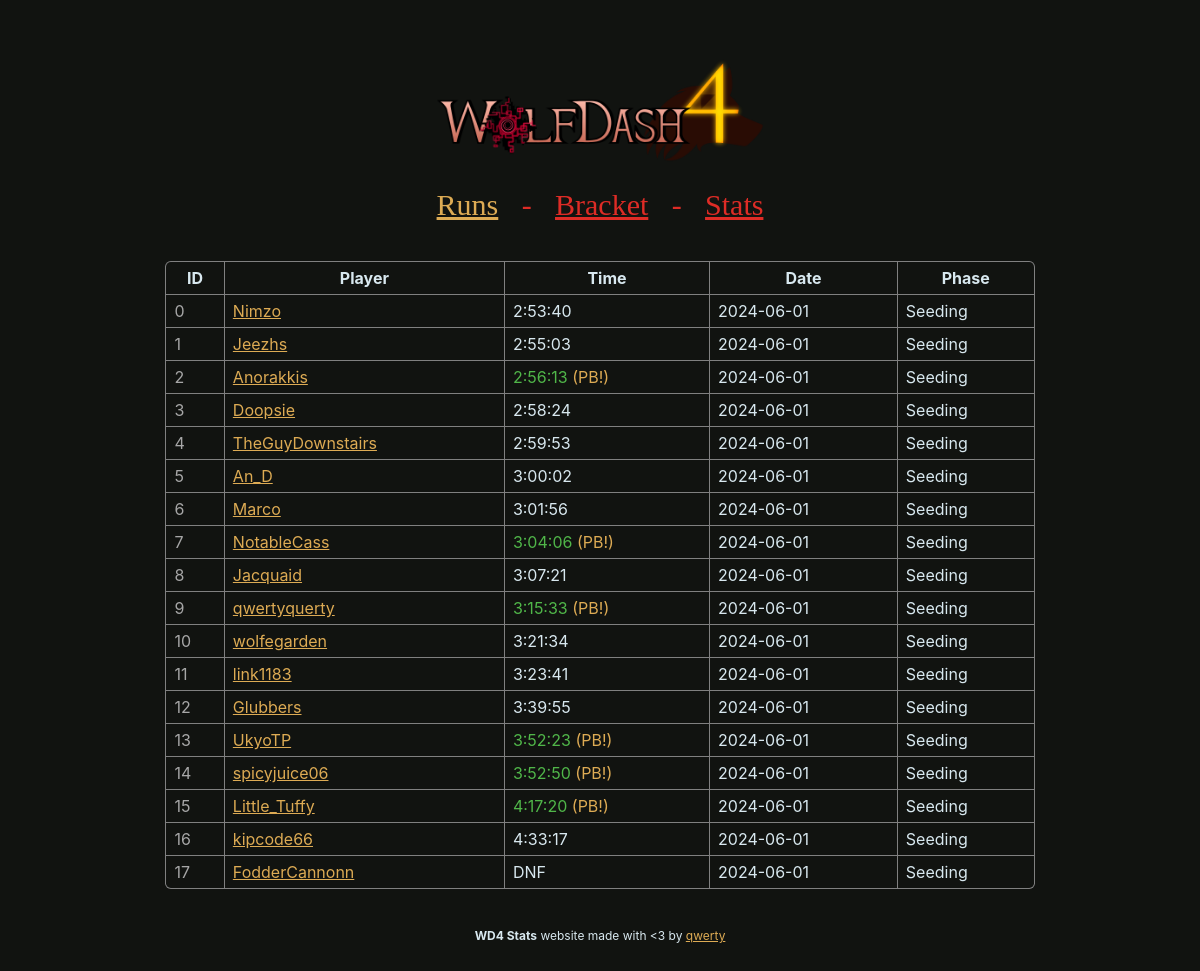
/runs, run on an earlier commit of the app's database.
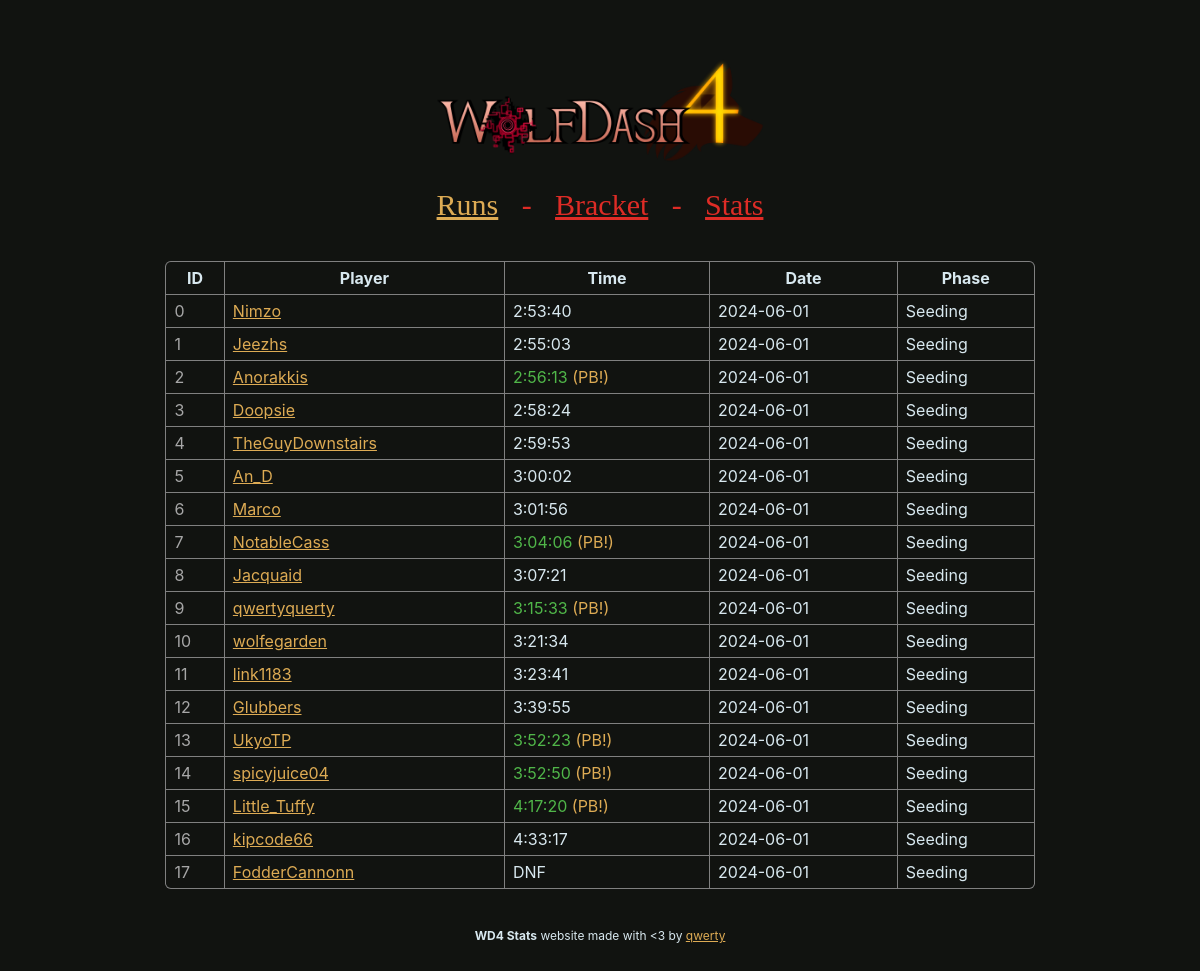
And on a later commit of the database.
### wd4.py (models this page shows, shortened)
class BaseModel(Model):
    class Meta:
        database = db

class Runs(BaseModel):
    player = CharField(32)
    time = FloatField()
    id = IntegerField()
    date = DateField()
    flags = IntegerField()
    phase = IntegerField()
    event = IntegerField()
    def format_time(self):
        return format_time(self.time) if not self.dnf() else "DNF"
    def format_phase(self):
        return ["Seeding", "Pooling", "Bracket"][self.phase]
    def dnf(self):
        return self.flags & RUN_FLAG_DNF
    def pb(self):
        return self.flags & RUN_FLAG_PB

### wd4.py (the view)
@app.route("/runs")
def page_runs():
    return render_template("runs.html", **globals())

### wd4.py (called while the page is built)
def format_time(time):
    return str(timedelta(seconds=time))

### templates/runs.html
{% extends "layout.html" %}
{% block content %}
    <table>
        <tr>
            <th>ID</th>
            <th>Player</th>
            <th>Time</th>
            <th>Date</th>
            <th>Phase</th>
        </tr>
        {% for run in Runs.select().order_by(Runs.id.asc()) %}
        <tr>
            <td style="color: var(--hint-color);">
                {{ run.id }}
            </td>
            <td>
                {{ link_name(run.player) }}
            </td>
            <td {% if run.pb() %}style="color: var(--win-color)"{% endif %}>
                {{ run.format_time() }} {% if run.pb() %}<span style="color: var(--border-color);">(PB!)</span>{% endif %}
            </td>
            <td>
                {{ run.date | string }}
            </td>
            <td>
                {{ run.format_phase() }}
            </td>
        </tr>
        {% endfor %}
    </table>
{% endblock %}

### templates/layout.html (shortened to what this page needs)
{% macro link_name(name) -%}<a href="https://speedrun.com/User/{{ name }}">{{ name }}</a>{% endmacro %}
<html lang="en">
    <head>
        <link rel="stylesheet" href="static/css/brackets-viewer.min.css" />
        <link rel="stylesheet" href="static/css/dark.css" />
    </head>
    <body>
        <image src="static/wolfdash.png" class="logo"></image>
        <nav>
            <a href="/runs" class="{% if url_for(request.endpoint) == '/runs' %}active{% endif %}">Runs</a>
            <a>-</a>
            <a href="/" class="{% if url_for(request.endpoint) == '/' %}active{% endif %}">Bracket</a>
            <a>-</a>
            <a href="/stats" class="{% if url_for(request.endpoint) == '/stats' %}active{% endif %}">Stats</a>
        </nav>
        {% block content %}
        {% endblock %}
        <footer class="footer">
            <div style="text-align: center;">
                <strong>WD4 Stats</strong> website made with &lt;3 by <a href="https://github.com/qwertyquerty">qwerty</a>
            </div>
        </footer>
    </body>
</html>

What changed in the data, as far as the page shows it:
changed Runs id 14: player "spicyjuice06" → "spicyjuice04"
